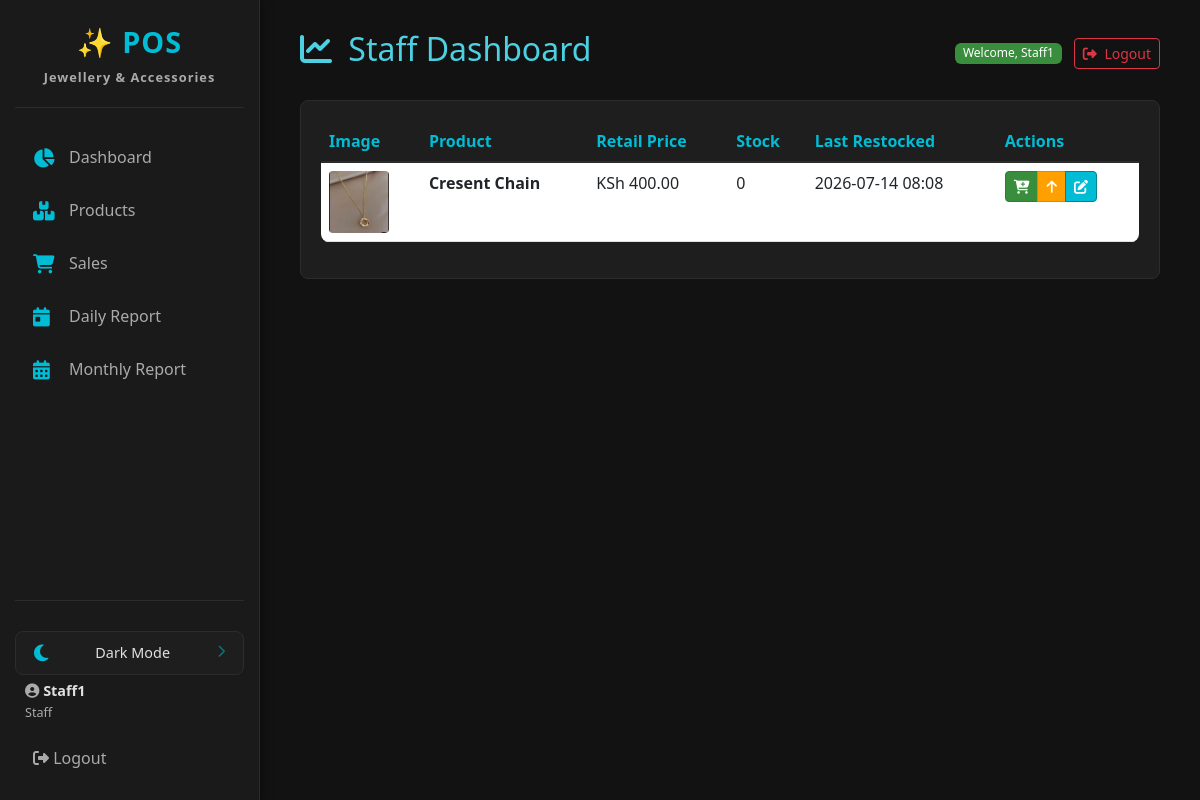
Before: /staff/dashboard/ (signed in) with the older database file.
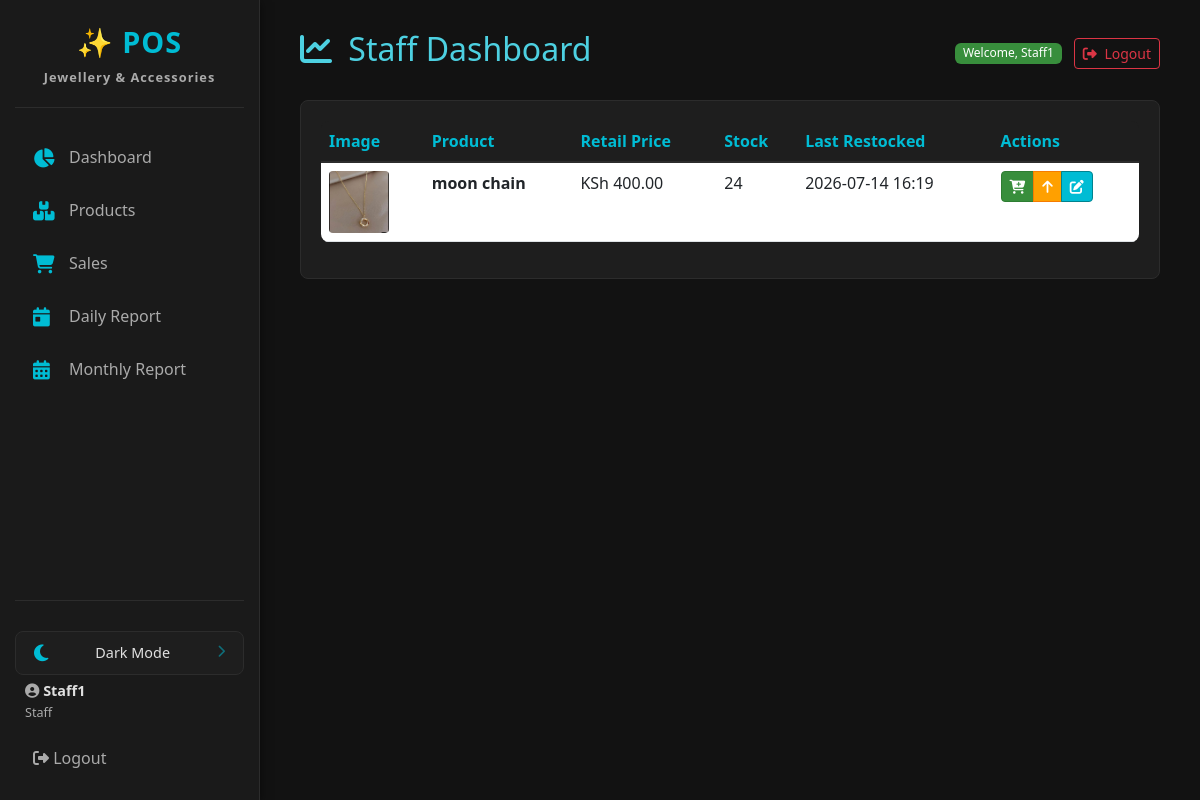
After: the same page with the newer database file.
### pos_app/models.py (models this page shows, shortened)
class Product(models.Model):
    name = models.CharField(max_length=200)
    category = models.ForeignKey(Category, on_delete=models.SET_NULL, null=True, related_name='products')
    description = models.TextField(blank=True)
    image = models.ImageField(upload_to='product_images/', null=True, blank=True)
    last_restocked = models.DateTimeField(default=timezone.now)
    price = models.DecimalField(max_digits=10, decimal_places=2, help_text="Retail Price")
    wholesale_price = models.DecimalField(max_digits=10, decimal_places=2, help_text="Wholesale Price", default=0.00)
    quantity_in_stock = models.PositiveIntegerField(default=0)
    created_at = models.DateTimeField(auto_now_add=True)
    updated_at = models.DateTimeField(auto_now=True)

### pos_app/views.py (the view)
# urls.py: path('staff/dashboard/', views.staff_dashboard, name='staff_dashboard'),
@login_required
@user_passes_test(is_staff_or_admin, login_url='staff_login')
def staff_dashboard(request):
    products = Product.objects.select_related('category').all().order_by('name')
    low_stock = Product.objects.filter(quantity_in_stock__lt=10, quantity_in_stock__gt=0).count()
    out_of_stock = Product.objects.filter(quantity_in_stock=0).count()
    total_products = products.count()
    context = {
        'products': products,
        'low_stock_count': low_stock,
        'out_of_stock_count': out_of_stock,
        'total_products': total_products,
    }
    return render(request, 'pos_app/staff_dashboard.html', context)

### pos_app/context_processors.py (called while the page is built)
def pending_deletions_count(request):
    if request.user.is_authenticated and (request.user.is_superuser or request.user.groups.filter(name='Admin').exists()):
        count = DeletionRequest.objects.filter(status='pending').count()
    else:
        count = 0
    return {'pending_deletions_count': count}

### pos_app/views.py (called while the page is built)
def is_staff_or_admin(user):
    return user.is_authenticated and (user.is_staff or user.is_superuser)

### pos_app/templates/pos_app/staff_dashboard.html (shortened to what this page needs)
{% extends 'pos_app/base.html' %}
{% block content %}
<div class="d-flex justify-content-between align-items-center mb-4">
    <h2><i class="fas fa-chart-line me-2"></i> Staff Dashboard</h2>
    <div>
        <span class="badge bg-success me-2">Welcome, {{ user.get_full_name|default:user.username }}</span>
        <form method="post" action="{% url 'logout' %}" style="display:inline;">
            <button type="submit" class="btn btn-outline-danger btn-sm">
                <i class="fas fa-sign-out-alt me-1"></i> Logout
            </button>
        </form>
    </div>
</div>
<div class="card">
    <div class="card-body">
        <div class="table-responsive">
            <table class="table table-hover">
                <thead>
                    <tr>
                        <th>Image</th>
                        <th>Product</th>
                        <th>Retail Price</th>
                        <th>Stock</th>
                        <th>Last Restocked</th>
                        <th>Actions</th>
                    </tr>
                </thead>
                <tbody>
                    {% for product in products %}
                    <tr>
                        <td>
                            {% if product.image %}
                                <img src="{{ product.image.url }}" alt="{{ product.name }}" style="width:60px; height:auto; border-radius:4px;">
                            {% else %}
                                <span style="color:gray; font-size:0.85rem;">No image</span>
                            {% endif %}
                        </td>
                        <td><strong>{{ product.name }}</strong></td>
                        <td>KSh {{ product.price|floatformat:2 }}</td>
                        <td>{{ product.quantity_in_stock }}</td>
                        <td>
                            {% if product.last_restocked %}
                                {{ product.last_restocked|date:"Y-m-d H:i" }}
                            {% else %}
                                Never
                            {% endif %}
                        </td>
                        <td>
                            <div class="btn-group btn-group-sm" role="group">
                                <a href="{% url 'staff_make_sale' %}?product={{ product.id }}" class="btn btn-success" title="Sell">
                                    <i class="fas fa-cart-plus"></i>
                                </a>
                                <a href="{% url 'staff_restock' product.id %}" class="btn btn-warning" title="Restock">
                                    <i class="fas fa-arrow-up"></i>
                                </a>
                                <a href="{% url 'product_update' product.id %}" class="btn btn-primary" title="Edit">
                                    <i class="fas fa-edit"></i>
                                </a>
                            </div>
                        </td>
                    </tr>
                    {% empty %}
                    <tr>
                        <td colspan="6" class="text-center">No products available.</td>
                    </tr>
                    {% endfor %}
                </tbody>
            </table>
        </div>
    </div>
</div>
{% endblock %}

Changed rows visible on the page:
removed Product: image (picture), name "Cresent Chain", price "400.00", quantity_in_stock "0", last_restocked "2026-07-14 08:08"
added Product: image (picture), name "moon chain", price "400.00", quantity_in_stock "24", last_restocked "2026-07-14 16:19"
